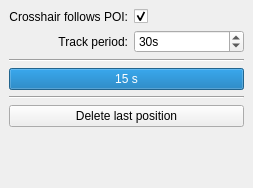
  <widget class="QDockWidget" name="poi_tracker_dockWidget">
   <property name="sizePolicy">
    <sizepolicy hsizetype="Minimum" vsizetype="Preferred">
     <horstretch>0</horstretch>
     <verstretch>0</verstretch>
    </sizepolicy>
   </property>
   <property name="minimumSize">
    <size>
     <width>253</width>
     <height>188</height>
    </size>
   </property>
   <property name="floating">
    <bool>false</bool>
   </property>
   <property name="windowTitle">
    <string>POI Tracker</string>
   </property>
   <attribute name="dockWidgetArea">
    <number>8</number>
   </attribute>
   <widget class="QWidget" name="dockWidgetContents_7">
    <layout class="QVBoxLayout" name="verticalLayout_5">
     <item>
      <layout class="QGridLayout" name="gridLayout">
       <item row="4" column="0" colspan="2">
        <widget class="Line" name="line_2">
         <property name="orientation">
          <enum>Qt::Horizontal</enum>
         </property>
        </widget>
       </item>
       <item row="3" column="0" colspan="2">
        <widget class="QProgressBar" name="time_till_next_update_ProgressBar">
         <property name="maximum">
          <number>15</number>
         </property>
         <property name="value">
          <number>15</number>
         </property>
         <property name="format">
          <string>%v s</string>
         </property>
        </widget>
       </item>
       <item row="1" column="0">
        <widget class="QLabel" name="label_5">
         <property name="layoutDirection">
          <enum>Qt::LeftToRight</enum>
         </property>
         <property name="text">
          <string>Track period:</string>
         </property>
         <property name="alignment">
          <set>Qt::AlignRight|Qt::AlignTrailing|Qt::AlignVCenter</set>
         </property>
        </widget>
       </item>
       <item row="1" column="1">
        <widget class="QSpinBox" name="track_period_SpinBox">
         <property name="suffix">
          <string>s</string>
         </property>
         <property name="minimum">
          <number>5</number>
         </property>
         <property name="maximum">
          <number>999999999</number>
         </property>
         <property name="singleStep">
          <number>5</number>
         </property>
         <property name="value">
          <number>30</number>
         </property>
         <property name="displayIntegerBase">
          <number>10</number>
         </property>
        </widget>
       </item>
       <item row="2" column="0" colspan="2">
        <widget class="Line" name="line">
         <property name="orientation">
          <enum>Qt::Horizontal</enum>
         </property>
        </widget>
       </item>
       <item row="5" column="0" colspan="2">
        <widget class="QPushButton" name="delete_last_pos_Button">
         <property name="text">
          <string>Delete last position</string>
         </property>
        </widget>
       </item>
       <item row="0" column="1">
        <widget class="QCheckBox" name="goto_poi_after_update_checkBox">
         <property name="toolTip">
          <string>Move crosshair to updated POI position afterwards.</string>
         </property>
         <property name="layoutDirection">
          <enum>Qt::LeftToRight</enum>
         </property>
         <property name="text">
          <string/>
         </property>
         <property name="checked">
          <bool>true</bool>
         </property>
        </widget>
       </item>
       <item row="0" column="0">
        <widget class="QLabel" name="label_4">
         <property name="text">
          <string>Crosshair follows POI:</string>
         </property>
         <property name="alignment">
          <set>Qt::AlignRight|Qt::AlignTrailing|Qt::AlignVCenter</set>
         </property>
        </widget>
       </item>
       <item row="6" column="0" colspan="2">
        <spacer name="verticalSpacer">
         <property name="orientation">
          <enum>Qt::Vertical</enum>
         </property>
         <property name="sizeHint" stdset="0">
          <size>
           <width>20</width>
           <height>40</height>
          </size>
         </property>
        </spacer>
       </item>
      </layout>
     </item>
    </layout>
   </widget>
  </widget>
